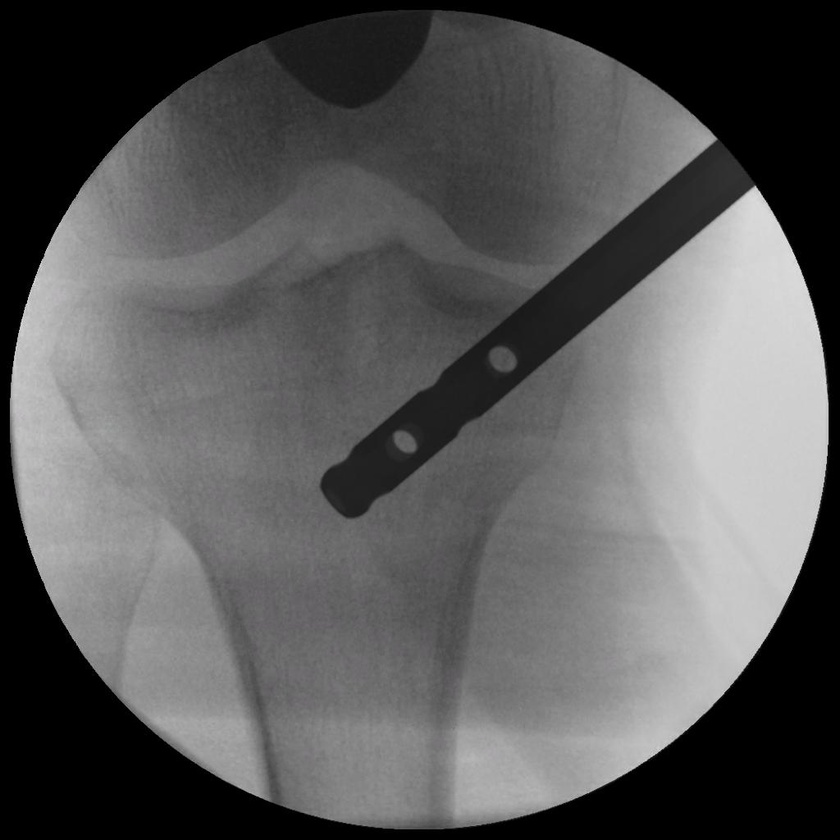
#> input picture multithreshold/1024_noise/3.jpg, 840 x 840 px, shrunk from 1024 x 1024 before the run, found by its file name
$ python test.py
#> lines starting #> are read from the running program, lines starting #| are printed output that depends on the picture
import cv2
import matplotlib.pyplot as plt
import numpy as np

def main(path='../Feature Point Detection/1024_noise/3.jpg'):

    gray = cv2.imread(path, cv2.IMREAD_GRAYSCALE)  # read image in as grayscale
#> gray: shape (840, 840); min 0, max 239, mean 88.2
    # gray = cv2.cvtColor(img, cv2.COLOR_BGR2GRAY)
    height, width = gray.shape
#> height = 840; width = 840
    MIN = gray.min()
#> MIN = 0
    MAX = gray.max()
#> MAX = 239
    out = gray.copy()
    low = MIN
#> low = 0
    high = int(input("higher value : "))
#> the answer given: 3
    for i in range(width) :
        for j in range(height) :
            if gray[i][j] < low :
                out[i][j] = 0
            elif gray[i][j] > high :
                out[i][j] = high
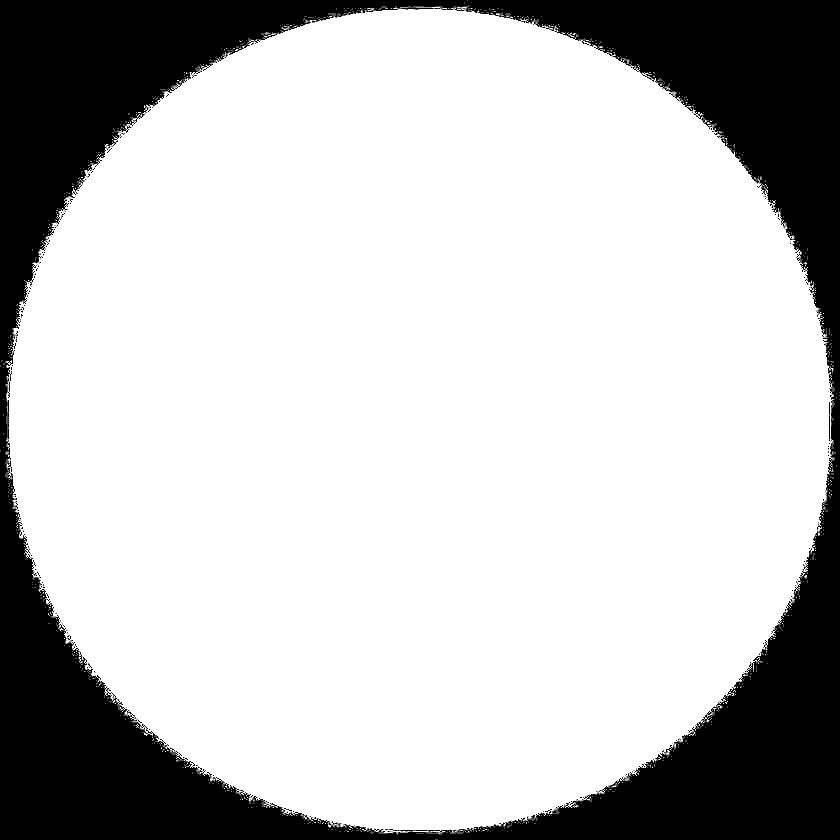
#> out: shape (840, 840); min 0, max 3, mean 2.28; drawn with min black and max white
            # else :
            #     out[i][j] = ((gray[i][j] - MIN) * 255) / (MAX - MIN)
    cv2.normalize(out, out, 0, 255, cv2.NORM_MINMAX)
    cv2.imshow('orignal', gray)
    cv2.imshow('end_in', out)

    plt.figure()
    plt.subplot(1, 2, 1)
    plt.hist(gray.ravel(), 256, [0, 256])
    plt.subplot(1, 2, 2)
    plt.hist(out.ravel(), 256, [0, 256])
    plt.show()
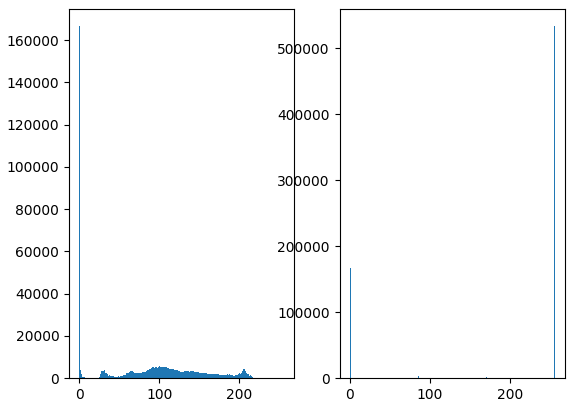
#> figure drawn by matplotlib, 2 panels; panel 1: tallest bar 166576 high, from x = 0 to 1; panel 2: tallest bar 533475 high, from x = 255 to 256

    cv2.waitKey()

if __name__ == '__main__':
    main()
